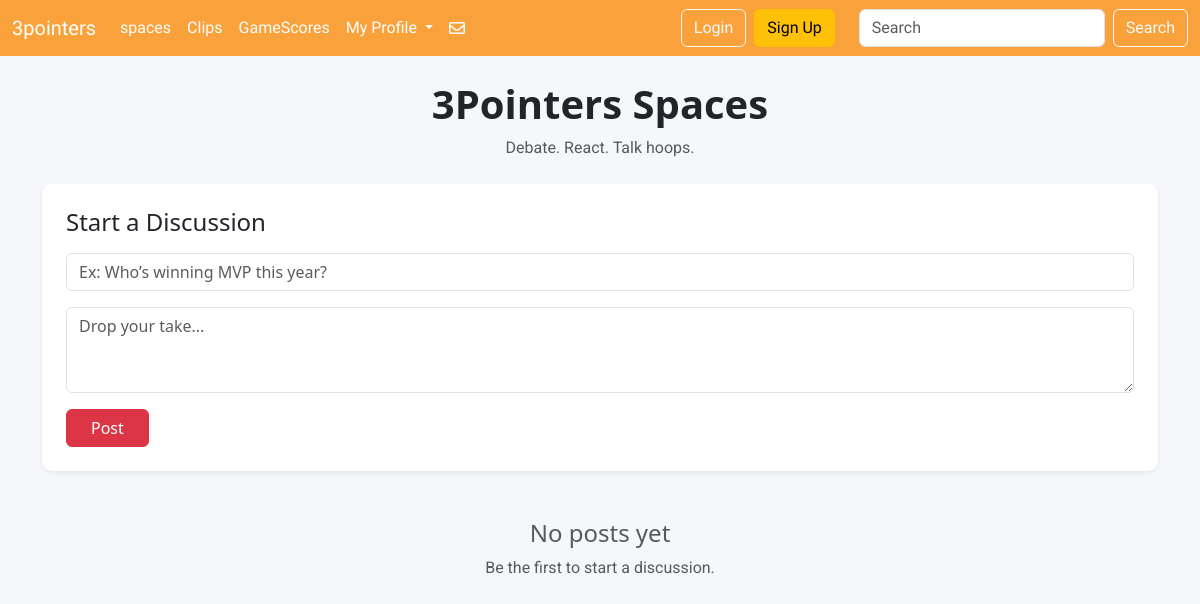
Page /spaces/ on the earlier database version.
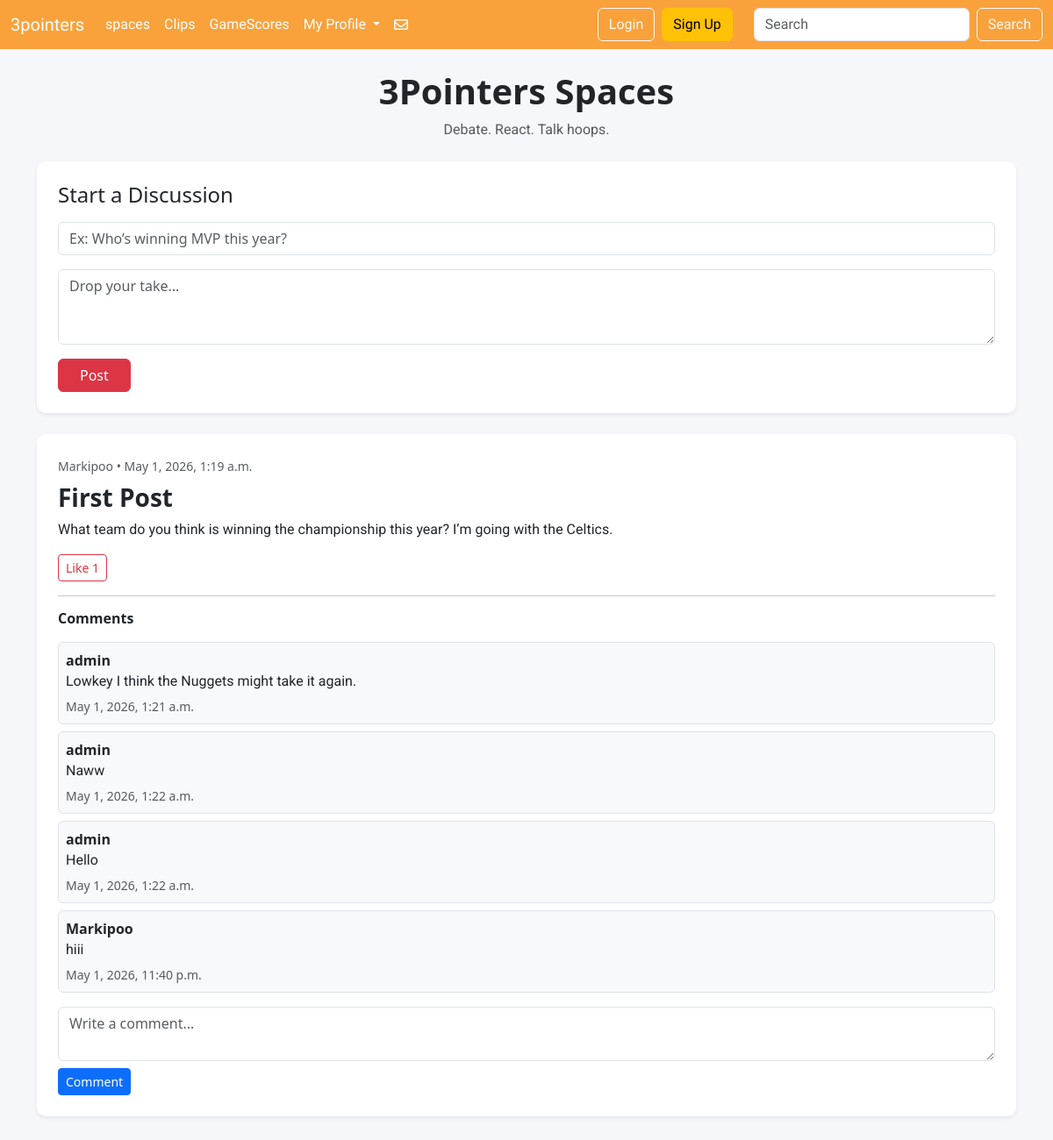
Same page on the later database version.
### sportApp/models.py (models this page shows)
class SpacePost(models.Model):
    user = models.ForeignKey(User, on_delete=models.CASCADE)
    title = models.CharField(max_length=200)
    message = models.TextField()
    likes = models.ManyToManyField(User, related_name="liked_space_posts", blank=True)
    created_at = models.DateTimeField(auto_now_add=True)
    def total_likes(self):
        return self.likes.count()

class SpaceComment(models.Model):
    post = models.ForeignKey(SpacePost, on_delete=models.CASCADE, related_name="comments")
    user = models.ForeignKey(User, on_delete=models.CASCADE)
    comment = models.TextField()
    created_at = models.DateTimeField(auto_now_add=True)

### sportApp/views.py (the view, shortened to what this page needs)
# urls.py: path("spaces/", views.spaces, name="spaces"),
def spaces(request):
    posts = SpacePost.objects.all().order_by("-created_at")
    return render(request, "spaces.html", {"posts": posts})

### sportApp/templates/spaces.html (shortened to what this page needs)
{% extends "base.html" %}
{% load static %}
{% block content %}
<div class="container-fluid py-4" style="background-color: #f5f7fa; min-height: 100vh;">
  <div class="container">
    <div class="text-center mb-4">
        <h1 class="fw-bold">3Pointers Spaces</h1>
        <p class="text-muted">Debate. React. Talk hoops.</p>
    </div>
    <div class="card shadow-sm border-0 mb-4" style="background-color: #ffffff; border-radius: 10px; border-left: 5px solid #dc3545;">
        <div class="card-body p-4">
            <h4 class="mb-3">Start a Discussion</h4>
            <form method="POST">
                <input type="text"
                       name="title"
                       class="form-control mb-3"
                       placeholder="Ex: Who’s winning MVP this year?">
                <textarea name="message"
                          class="form-control mb-3"
                          rows="3"
                          placeholder="Drop your take..."></textarea>
                <button type="submit" class="btn btn-danger px-4">Post</button>
            </form>
        </div>
    </div>
    {% for post in posts %}
        <div class="card shadow-sm border-0 mb-4" style="background-color: #ffffff; border-radius: 10px; border-left: 5px solid #0d6efd;">
            <div class="card-body p-4">
                <small class="text-muted">
                    {{ post.user.username }} • {{ post.created_at }}
                </small>
                <h3 class="fw-bold mt-2">{{ post.title }}</h3>
                <p class="mb-3">{{ post.message }}</p>
                <form method="POST" class="mb-3">
                    <button type="submit" class="btn btn-outline-danger btn-sm">
                        Like {{ post.total_likes }}
                    </button>
                </form>
                <hr>
                <h6 class="fw-bold mb-3">Comments</h6>
                {% for comment in post.comments.all %}
                    <div class="bg-light border rounded p-2 mb-2">
                        <strong>{{ comment.user.username }}</strong>
                        <p class="mb-1">{{ comment.comment }}</p>
                        <small class="text-muted">{{ comment.created_at }}</small>
                    </div>
                {% empty %}
                    <p class="text-muted">No comments yet. Start the conversation.</p>
                {% endfor %}
                <form method="POST" class="mt-3">
                    <textarea name="comment"
                              class="form-control mb-2"
                              rows="2"
                              placeholder="Write a comment..."></textarea>
                    <button type="submit" class="btn btn-primary btn-sm">
                        Comment
                    </button>
                </form>
            </div>
        </div>
    {% empty %}
        <div class="text-center text-muted mt-5">
            <h4>No posts yet</h4>
            <p>Be the first to start a discussion.</p>
        </div>
    {% endfor %}
  </div>
</div>
{% endblock %}

### sportApp/templates/base.html (shortened to what this page needs)
{% load static %}
<!DOCTYPE html>
<html lang="en">
<head>
  <link rel="stylesheet" href="{% static 'css_file/style.css' %}">
  <link
    href="https://cdn.jsdelivr.net/npm/bootstrap@5.3.8/dist/css/bootstrap.min.css"
    rel="stylesheet"
  >
</head>
<body>
<nav class="navbar navbar-expand-lg header_style navbar-dark header1">
  <div class="container-fluid">
    <a class="navbar-brand header1" href="{% url 'home' %}">3pointers</a>
    <div class="collapse navbar-collapse" id="navbarSupportedContent">
      <ul class="navbar-nav me-auto mb-2 mb-lg-0">
        <li class="nav-item">
          <a class="nav-link active" href="{% url 'spaces' %}">spaces</a>
        </li>
        <li class="nav-item">
          <a class="nav-link active" href="{% url 'clips' %}">Clips</a>
        </li>
        <li class="nav-item">
          <a class="nav-link active" href="{% url 'scores' %}">GameScores</a>
        </li>
        <li class="nav-item dropdown">
          <a class="nav-link dropdown-toggle text-white" href="#" data-bs-toggle="dropdown">
            My Profile
          </a>
        </li>
        <div class="d-flex justify-content-center align-items-center">
             <a class="nav-link active fa-regular fa-envelope fa-xl text-white" href="{% url 'direct_messages' %}"></a>
        </div>
      </ul>
      <div class="d-flex align-items-center me-3">
        {% if user.is_authenticated %}
          <span class="text-white me-3">Hi, {{ user.username }}</span>
          <a class="btn btn-outline-light me-2" href="{% url 'logout' %}">Logout</a>
        {% else %}
          <a class="btn btn-outline-light me-2" href="{% url 'login' %}">Login</a>
          <a class="btn btn-warning me-2" href="{% url 'signup' %}">Sign Up</a>
        {% endif %}
      </div>
      <form class="d-flex" role="search">
        <input class="form-control me-2" type="search" placeholder="Search">
        <button type="button" class="btn btn-outline-light">Search</button>
      </form>
    </div>
  </div>
</nav>
{% block content %}{% endblock %}
</body>
</html>

### sportApp/static/css_file/style.css (style rules this page uses)
.header_style { background-color: #f9a23c ; }
.header1 { font-family: "Graduate" ; }
p { font-family: "Roboto"; }

Differences in the rows shown:
added SpacePost: user.username "Markipoo", created_at "May 1, 2026, 1:19 a.m.", title "First Post", message "What team do you think is winning the championship this year? I’m going with the Celtics.", total_likes "1"
added SpaceComment: user.username "admin", comment "Lowkey I think the Nuggets might take it again.", created_at "May 1, 2026, 1:21 a.m."
added SpaceComment: user.username "admin", comment "Naww", created_at "May 1, 2026, 1:22 a.m."
added SpaceComment: user.username "admin", comment "Hello", created_at "May 1, 2026, 1:22 a.m."
added SpaceComment: user.username "Markipoo", comment "hiii", created_at "May 1, 2026, 11:40 p.m."
Other differences:
text no longer shown: "No posts yet Be the first to start a discussion."
